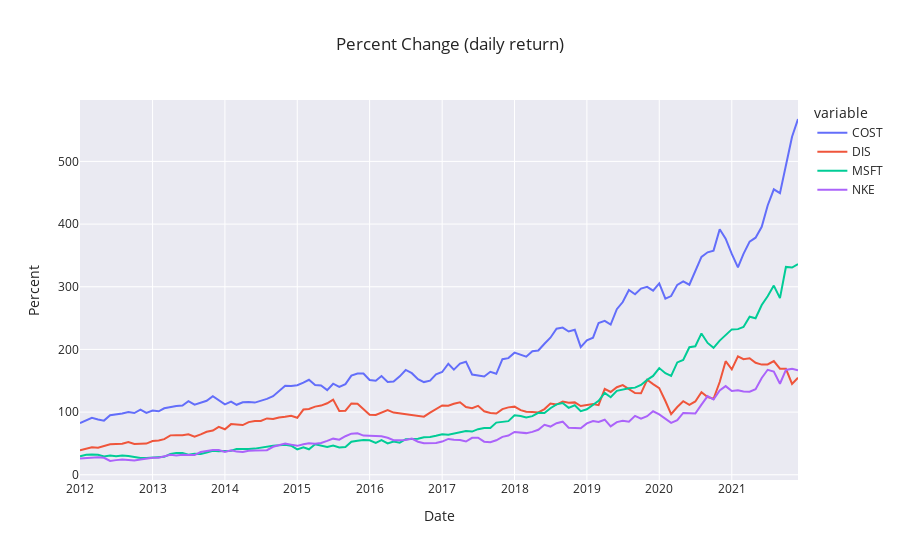

The code cell stored with this chart in its notebook:
### Code cell
plot(spy_pct_change, 'Date', 'Percent', 'Percent Change (daily return)')
